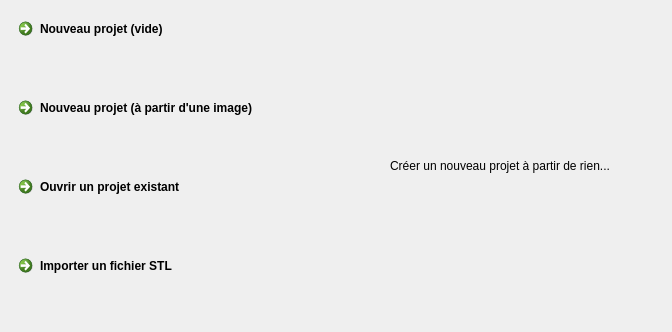
<ui version="4.0" >
 <class>StartupDialogClass</class>
 <widget class="QDialog" name="StartupDialogClass" >
  <property name="geometry" >
   <rect>
    <x>0</x>
    <y>0</y>
    <width>672</width>
    <height>332</height>
   </rect>
  </property>
  <property name="windowTitle" >
   <string>Startup</string>
  </property>
  <property name="modal" >
   <bool>false</bool>
  </property>
  <layout class="QGridLayout" name="gridLayout" >
   <item row="0" column="0" >
    <widget class="QCommandLinkButton" name="buttonNewProject" >
     <property name="text" >
      <string>Nouveau projet (vide)</string>
     </property>
     <property name="iconSize" >
      <size>
       <width>64</width>
       <height>64</height>
      </size>
     </property>
    </widget>
   </item>
   <item row="1" column="0" >
    <widget class="QCommandLinkButton" name="buttonNewProjectImage" >
     <property name="text" >
      <string>Nouveau projet (à partir d'une image)</string>
     </property>
     <property name="iconSize" >
      <size>
       <width>64</width>
       <height>64</height>
      </size>
     </property>
    </widget>
   </item>
   <item row="2" column="0" >
    <widget class="QCommandLinkButton" name="buttonOpenProject" >
     <property name="text" >
      <string>Ouvrir un projet existant</string>
     </property>
     <property name="iconSize" >
      <size>
       <width>64</width>
       <height>64</height>
      </size>
     </property>
    </widget>
   </item>
   <item row="3" column="0" >
    <widget class="QCommandLinkButton" name="buttonImportSTL" >
     <property name="text" >
      <string>Importer un fichier STL</string>
     </property>
     <property name="iconSize" >
      <size>
       <width>64</width>
       <height>64</height>
      </size>
     </property>
    </widget>
   </item>
   <item rowspan="4" row="0" column="1" >
    <widget class="QLabel" name="label" >
     <property name="sizePolicy" >
      <sizepolicy vsizetype="Expanding" hsizetype="Preferred" >
       <horstretch>0</horstretch>
       <verstretch>0</verstretch>
      </sizepolicy>
     </property>
     <property name="text" >
      <string>Créer un nouveau projet à partir de rien...</string>
     </property>
     <property name="alignment" >
      <set>Qt::AlignCenter</set>
     </property>
    </widget>
   </item>
  </layout>
 </widget>
 <resources/>
 <connections>
  <connection>
   <sender>buttonNewProject</sender>
   <signal>clicked()</signal>
   <receiver>StartupDialogClass</receiver>
   <slot>close()</slot>
   <hints>
    <hint type="sourcelabel" >
     <x>170</x>
     <y>45</y>
    </hint>
    <hint type="destinationlabel" >
     <x>335</x>
     <y>165</y>
    </hint>
   </hints>
  </connection>
  <connection>
   <sender>buttonOpenProject</sender>
   <signal>clicked()</signal>
   <receiver>StartupDialogClass</receiver>
   <slot>close()</slot>
   <hints>
    <hint type="sourcelabel" >
     <x>170</x>
     <y>205</y>
    </hint>
    <hint type="destinationlabel" >
     <x>335</x>
     <y>165</y>
    </hint>
   </hints>
  </connection>
 </connections>
</ui>
